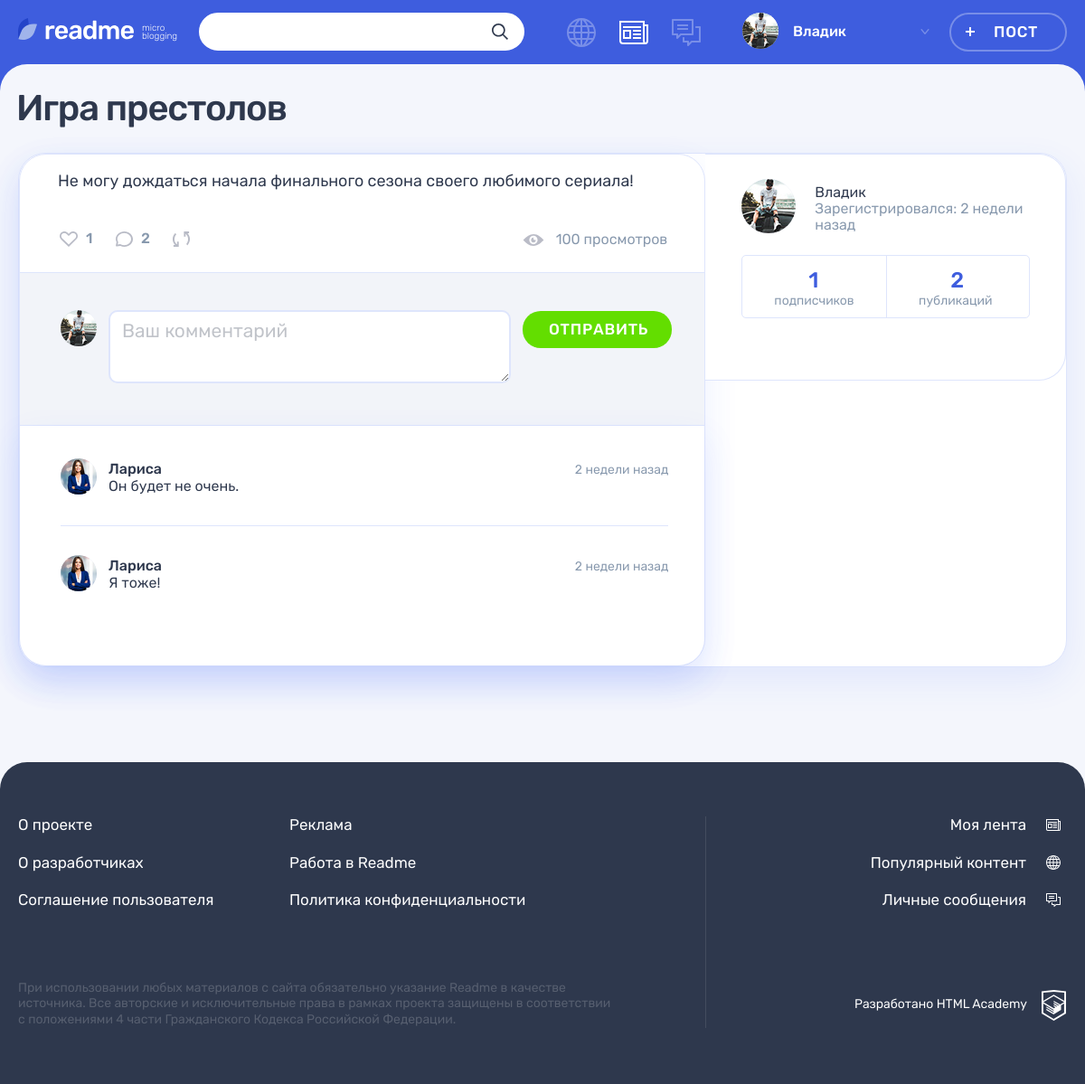
The page /post.php?id=2 (signed in) on the database its author committed.
### tables this page shows
CREATE TABLE posts
(
    id           INT AUTO_INCREMENT PRIMARY KEY,
    creationDate TIMESTAMP DEFAULT CURRENT_TIMESTAMP,
    title        VARCHAR(128),
    content      VARCHAR(255),
    typeID       INT NOT NULL,
    authorId     INT NOT NULL,
    image        VARCHAR(255),
    video        VARCHAR(255),
    link         VARCHAR(255),
    views        INT,
    author       VARCHAR(128),
    repostCount  VARCHAR(128),
    FOREIGN KEY (authorId) REFERENCES users (id),
    FOREIGN KEY (typeId) REFERENCES content_type (id)
);

CREATE TABLE comments
(
    id           INT AUTO_INCREMENT PRIMARY KEY,
    creationDate TIMESTAMP DEFAULT CURRENT_TIMESTAMP,
    content      VARCHAR(255),
    authorId     INT NOT NULL,
    postId       INT NOT NULL,
    FOREIGN KEY (postId) REFERENCES posts (id),
    FOREIGN KEY (authorId) REFERENCES users (id)
);

CREATE TABLE users
(
    id               INT AUTO_INCREMENT PRIMARY KEY,
    registrationDate TIMESTAMP DEFAULT CURRENT_TIMESTAMP,
    email            VARCHAR(128) NOT NULL UNIQUE,
    login            VARCHAR(128) UNIQUE,
    password         CHAR(64)     NOT NULL,
    avatar           VARCHAR(255)
);

### helpers.php (called while the page is built, shortened)
<?php
function get_noun_plural_form(int $number, string $one, string $two, string $many): string
{
    $number = (int)$number;
    $mod10 = $number % 10;
    $mod100 = $number % 100;
    switch (true) {
        case ($mod10 >= 2 && $mod10 <= 4):
            return $two;
    }
}
function include_template($name, array $data = [])
{
    $name = 'templates/'.$name;
    extract($data);
    require $name;
    $result = ob_get_clean();
    return $result;
}
function generate_random_date($index)
{
    $deltas = [['minutes' => 59], ['hours' => 23], ['days' => 6], ['weeks' => 4], ['months' => 11]];
    $dcnt = count($deltas);
    $delta = $deltas[$index];
    $timeval = rand(1, current($delta));
    $timename = key($delta);
    $ts = strtotime("$timeval $timename ago");
    $dt = date('Y-m-d H:i:s', $ts);
    return $dt;
}

### functions.php (called while the page is built, shortened)
<?php
function text_split($text, $lenght = 300)
{
    return $text;
}
function DateFormat($index, $data = '')
{
    $RandomDate = date_create(generate_random_date($index));
    if ( ! empty($data)) {
        $RandomDate = new DateTime($data);
    }
    $current_time = new DateTime();
    $date = $current_time->diff($RandomDate);
    if ($date->format('%y') >= 1) {
        return $RandomDate->format("d-M-Y");
    } elseif (1.25 <= ((int)$date->format('%m')) + ($date->format('%d')) / 31) {
        return seePlural($date->format('%m'), 'месяц', 'месяца', 'месяцев');
    } elseif (7 <= (int)$date->format('%m') * 31 + (int)$date->format('%d')) {
        return seePlural(floor(($date->format('%d')) / 7) + (int)$date->format('%m') * 4, ' неделю', 'недели',
            'недель');
    } elseif ((1 <= $date->format('%d'))) {
        return seePlural($date->format('%d'), 'день', 'дня', 'дней');
    } elseif (1 <= $date->format('%h')) {
        return seePlural($date->format('%h'), 'час', 'часа', 'часов');
    } else {
        return seePlural($date->format('%i'), 'минута', 'минуты', 'минут');
    }
}
function seePlural($str, $one, $two, $many, $ending = ' назад')
{
    return $str.' '.get_noun_plural_form($str, $one, $two, $many).$ending;
}
function SqlRequest($reques, $from, $where, $con, $id = '', $as = '', $join = "")
{
    $sql = sprintf("SELECT  %s %s  from %s %s WHERE %s %s", $reques, $as, $from, $join, $where, $id);
    $result = mysqli_query($con, $sql);
    $data = mysqli_fetch_all($result, MYSQLI_ASSOC);
    return $data;
}

### templates/widgets/comments.php (the view)
<div class="comments__list-wrapper">
    <ul class="comments__list">
        <?php foreach ($comments as $inf): ?>
            <li class="comments__item user">
                <div class="comments__avatar">
                    <a class="user__avatar-link" href="#">
                        <img class="comments__picture" src="../img/<?= strip_tags($inf['avatar']) ?>"
                             alt="Аватар пользователя">
                    </a>
                </div>
                <div class="comments__info">
                    <div class="comments__name-wrapper">
                        <a class="comments__user-name" href="#">
                            <span><?= strip_tags($inf['login']) ?></span>
                        </a>
                        <time class="comments__time" datetime="2019-03-20"><?= DateFormat(0, $inf['creationDate']) ?></time>
                    </div>
                    <p class="comments__text">
                        <?= strip_tags($inf['content']) ?>
                    </p>
                </div>
            </li>
        <?php endforeach; ?>
    </ul>
</div>

### templates/postText.php (shortened to what this page needs)
<main class="page__main page__main--publication">
    <div class="container">
        <h1 class="page__title page__title--publication"><?= strip_tags($post['title']); ?></h1>
        <section class="post-details">
            <article class="feed__post post post-text ">
                <div class="post-details__wrapper post-photo">
                    <div class="post-details__main-block post post--details">
                        <div class="post__main">
                            <p><?= text_split(strip_tags($post['content'])) ?></p>
                        </div>
                        <div class="post__indicators">
                            <?php echo include_template('widgets/likesRepostsComments.php',
                                [
                                    'like' => $post[0]['like'],
                                    'comment' => $post[0]['comment'],
                                    'reposts' => $post[0]['reposts'],
                                    'view' => $post[0]['view'],
                                    'id' => $id,
                                ]); ?>
                        </div>
                        <div class="comments">
                            <?php
                            echo include_template('widgets/newCommentForm.php',
                                ['con' => $con, 'postId' => $post['id']]);
                            echo include_template('widgets/comments.php',
                                ['con' => $con, 'postId' => $post['id'], 'comments' => $post[0]["comments"]]);
                            ?>
                        </div>
                    </div>
                    <?php echo include_template('widgets/postCreateUser.php', [
                        'con' => $con,
                        'id' => $id,
                        'postAuthor' => $authorInfo['postAuthor'],
                        'postsCount' => $authorInfo['postsCount'],
                        'subscribersCount' => $authorInfo['subscribersCount'],
                        'isSubscribed' => $isSubscribed,
                    ]); ?>
                </div>
            </article>
        </section>
    </div>
</main>

### templates/widgets/likesRepostsComments.php (shortened to what this page needs)
<div class="post__buttons">
    <a class="post__indicator post__indicator--likes button" href="like.php?postId=<?= $id ?>" title="Лайк">
        <svg class="post__indicator-icon" width="20" height="17">
            <use xlink:href="#icon-heart"></use>
        </svg>
        <span><?= $like ?></span>
    </a>
    <a class="post__indicator post__indicator--comments button" href="../post.php?id=<?= $id ?>" title="Комментарии">
        <svg class="post__indicator-icon" width="19" height="17">
            <use xlink:href="#icon-comment"></use>
        </svg>
        <span><?php echo $comment ?></span>
    </a>
    <a class="post__indicator post__indicator--repost button" href="../repost.php?id=<?= $id ?>"
       title="Репост">
        <svg class="post__indicator-icon" width="19" height="17">
            <use xlink:href="#icon-repost"></use>
        </svg>
    </a>
</div>
<span class="post__view"><?= $view.' просмотров' ?></span>

### templates/widgets/postCreateUser.php (shortened to what this page needs)
<div class="post-details__user user">
    <div class="post-details__user-info user__info">
        <div class="post-details__avatar user__avatar">
            <a class="post-details__name user__name" href="#">
                <a class="post-details__avatar-link user__avatar-link" href="#">
                    <img class="post-details__picture user__picture"
                         src="../img/<?= strip_tags($postAuthor['avatar']) ?>" alt="Аватар пользователя">
                </a>
        </div>
        <div class="post-details__name-wrapper user__name-wrapper">
            <span><?= strip_tags($postAuthor['login']) ?> </span>
            <br>
            <time class="post-details__time user__time" datetime="2014-03-20">Зарегистрировался: <?= DateFormat(0, $postAuthor['registrationDate']) ?></time>
        </div>
    </div>
    <div class="post-details__rating user__rating">
        <p class="post-details__rating-item user__rating-item user__rating-item--subscribers">
            <span class="post-details__rating-amount user__rating-amount"><?= $subscribersCount ?></span>
            <span class="post-details__rating-text user__rating-text">подписчиков</span>
        </p>
        <p class="post-details__rating-item user__rating-item user__rating-item--publications">
            <span class="post-details__rating-amount user__rating-amount"><?= $postsCount ?></span>
            <span class="post-details__rating-text user__rating-text">публикаций</span>
        </p>
    </div>
</div>

### rows shown on the page
posts: title "Игра престолов", content "Не могу дождаться начала финального сезона своего любимого сериала!", typeID "1", id "2", views "100", authorId.avatar (picture), authorId.login "Владик", authorId.registrationDate "2 недели назад"
comments: authorId.avatar (picture), authorId.login "Лариса", creationDate "2 недели назад", content "Он будет не очень."
comments: authorId.avatar (picture), authorId.login "Лариса", creationDate "2 недели назад", content "Я тоже!"

### other values the page prints
strip_tags($userName) "Владик"
